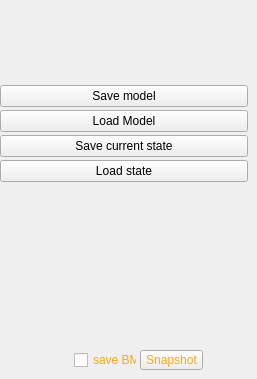
             <widget class="QWidget" name="saveLoadTab">
              <attribute name="title">
               <string>I/O</string>
              </attribute>
              <widget class="QPushButton" name="b_loadState">
               <property name="geometry">
                <rect>
                 <x>0</x>
                 <y>160</y>
                 <width>248</width>
                 <height>22</height>
                </rect>
               </property>
               <property name="text">
                <string>Load state</string>
               </property>
              </widget>
              <widget class="QPushButton" name="b_saveCurrentState">
               <property name="geometry">
                <rect>
                 <x>0</x>
                 <y>135</y>
                 <width>248</width>
                 <height>22</height>
                </rect>
               </property>
               <property name="text">
                <string>Save current state</string>
               </property>
              </widget>
              <widget class="QPushButton" name="b_saveStructure">
               <property name="geometry">
                <rect>
                 <x>0</x>
                 <y>85</y>
                 <width>248</width>
                 <height>22</height>
                </rect>
               </property>
               <property name="text">
                <string>Save model</string>
               </property>
              </widget>
              <widget class="QPushButton" name="b_loadStructure">
               <property name="geometry">
                <rect>
                 <x>0</x>
                 <y>110</y>
                 <width>248</width>
                 <height>22</height>
                </rect>
               </property>
               <property name="text">
                <string>Load Model</string>
               </property>
              </widget>
              <widget class="QPushButton" name="b_snapShot">
               <property name="geometry">
                <rect>
                 <x>140</x>
                 <y>350</y>
                 <width>63</width>
                 <height>20</height>
                </rect>
               </property>
               <property name="minimumSize">
                <size>
                 <width>0</width>
                 <height>20</height>
                </size>
               </property>
               <property name="maximumSize">
                <size>
                 <width>70</width>
                 <height>16777215</height>
                </size>
               </property>
               <property name="styleSheet">
                <string notr="true">QPushButton{
color: rgb(255, 170, 0);
}</string>
               </property>
               <property name="text">
                <string>Snapshot</string>
               </property>
               <property name="checkable">
                <bool>true</bool>
               </property>
              </widget>
              <widget class="QCheckBox" name="cb_saveBMP">
               <property name="geometry">
                <rect>
                 <x>74</x>
                 <y>350</y>
                 <width>63</width>
                 <height>20</height>
                </rect>
               </property>
               <property name="minimumSize">
                <size>
                 <width>0</width>
                 <height>20</height>
                </size>
               </property>
               <property name="styleSheet">
                <string notr="true">QCheckBox{
color: rgb(255, 170, 0);
}</string>
               </property>
               <property name="text">
                <string>save BMP</string>
               </property>
               <property name="checked">
                <bool>false</bool>
               </property>
              </widget>
             </widget>
